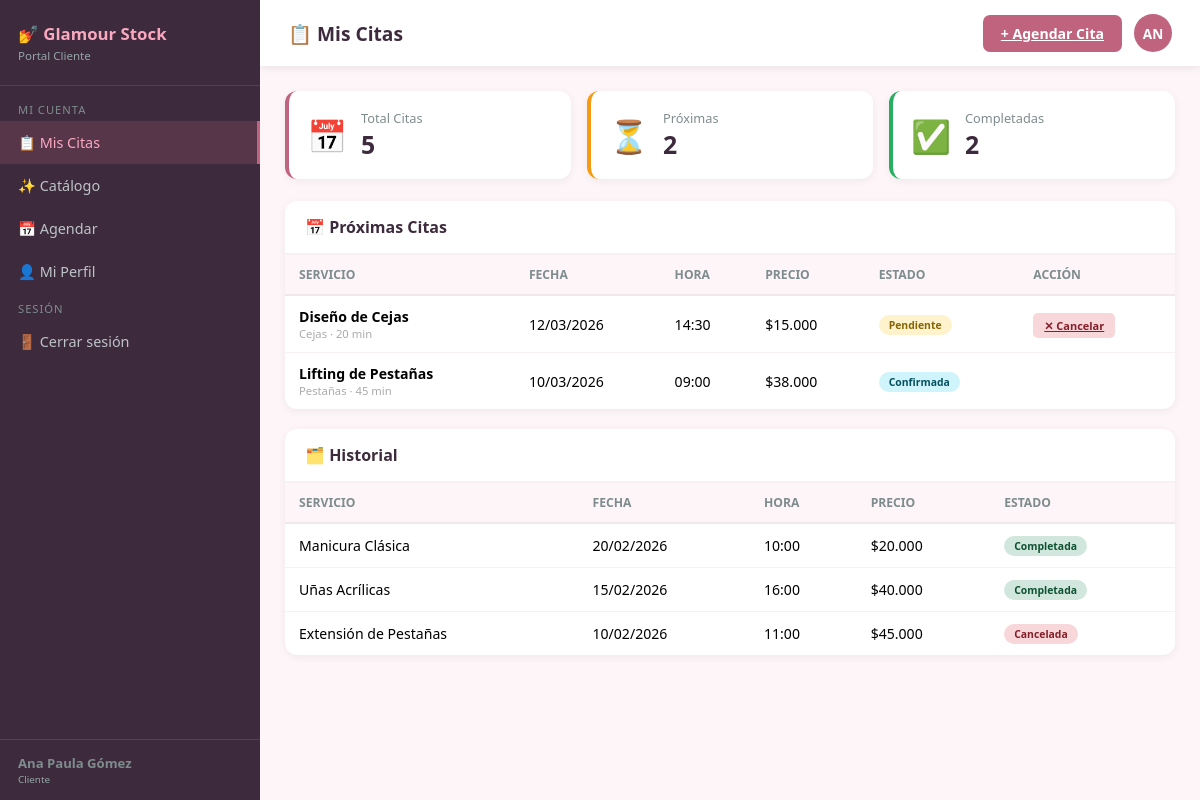
The page /index.php?controller=cliente&action=index (signed in) on the database its author committed.
### tables this page shows
CREATE TABLE `citas` (
  `id`             int NOT NULL AUTO_INCREMENT,
  `usuario_id`     int NOT NULL,
  `empleado_id`    int DEFAULT NULL,
  `servicio_id`    int NOT NULL,
  `fecha`          date NOT NULL,
  `hora`           time NOT NULL,
  `estado`         enum('pendiente','confirmada','completada','cancelada') NOT NULL DEFAULT 'pendiente',
  `comentarios`    text DEFAULT NULL,
  `fecha_creacion` timestamp NOT NULL DEFAULT CURRENT_TIMESTAMP,
  PRIMARY KEY (`id`),
  KEY `usuario_id`  (`usuario_id`),
  KEY `empleado_id` (`empleado_id`),
  KEY `servicio_id` (`servicio_id`),
  CONSTRAINT `citas_empleado` FOREIGN KEY (`empleado_id`) REFERENCES `usuarios` (`id`) ON DELETE SET NULL,
  CONSTRAINT `citas_servicio` FOREIGN KEY (`servicio_id`) REFERENCES `servicios` (`id`) ON DELETE CASCADE,
  CONSTRAINT `citas_usuario`  FOREIGN KEY (`usuario_id`)  REFERENCES `usuarios`  (`id`) ON DELETE CASCADE
);

CREATE TABLE `servicios` (
  `id`          int NOT NULL AUTO_INCREMENT,
  `nombre`      varchar(100) NOT NULL,
  `descripcion` text DEFAULT NULL,
  `precio`      decimal(10,2) DEFAULT NULL,
  `duracion`    int DEFAULT NULL,
  `categoria`   varchar(50) DEFAULT NULL,
  `activo`      tinyint(1) NOT NULL DEFAULT '1',
  PRIMARY KEY (`id`)
);

### controllers/clientecontroller.php (called while the page is built, shortened)
<?php
require_once __DIR__ . '/../includes/Auth.php';
require_once __DIR__ . '/../models/CitaModel.php';
class ClienteController {
    public function index() {
        $usuario  = Auth::usuarioActual();
        $citaModel = new CitaModel();
        $citas = $citaModel->getCitasPorUsuario($usuario['id']);
        require_once __DIR__ . '/../views/cliente/index.php';
    }
}

### includes/Auth.php (called while the page is built, shortened)
<?php
require_once __DIR__ . '/../config/db.php';
class Auth {
    public static function usuarioActual(): array {
        return $_SESSION['gs_user'] ?? [];
    }
}

### config/db.php (called while the page is built, shortened)
<?php
class Database {
    private static $instance = null;
    private $conn;
    private function __construct() {
        try {
            $dsn = "mysql:host=" . DB_HOST . ";dbname=" . DB_NAME . ";charset=" . DB_CHARSET;
            $options = [
                PDO::ATTR_ERRMODE            => PDO::ERRMODE_EXCEPTION,
                PDO::ATTR_DEFAULT_FETCH_MODE => PDO::FETCH_ASSOC,
                PDO::ATTR_EMULATE_PREPARES   => false,
            ];
            $this->conn = new PDO($dsn, DB_USER, DB_PASS, $options);
        } catch (PDOException $e) {
            error_log("Error de conexión: " . $e->getMessage());
            die("Error de conexión a la base de datos.");
        }
    }
    public static function getInstance() {
        if (self::$instance === null) {
            self::$instance = new self();
        }
        return self::$instance;
    }
    public function getConnection() {
        return $this->conn;
    }
}
function getDB() {
    return Database::getInstance()->getConnection();
}

### models/CitaModel.php (called while the page is built, shortened)
<?php
require_once __DIR__ . '/../config/db.php';
class CitaModel {
    private $db;
    public function __construct() {
        $this->db = getDB();
    }
    public function getCitasPorUsuario($usuario_id) {
        $stmt = $this->db->prepare("
            SELECT c.*, s.nombre AS servicio_nombre, s.precio, s.duracion, s.categoria,
                   e.nombre AS empleado_nombre
            FROM citas c
            JOIN servicios s ON s.id=c.servicio_id
            LEFT JOIN usuarios e ON e.id=c.empleado_id
            WHERE c.usuario_id=?
            ORDER BY c.fecha DESC, c.hora DESC
        ");
        $stmt->execute([$usuario_id]);
        return $stmt->fetchAll();
    }
}

### views/cliente/index.php (the view, shortened to what this page needs)
<!DOCTYPE html>
<html lang="es">
<head>
<link rel="stylesheet" href="public/css/main.css">
</head>
<body>
<?php require_once __DIR__ . '/../_menu.php'; ?>
<div class="main">
  <div class="topbar">
    <div class="topbar-title">📋 Mis Citas</div>
    <div class="topbar-right">
      <a href="index.php?controller=cliente&action=agendar" class="btn-primary">+ Agendar Cita</a>
      <div class="avatar"><?= strtoupper(substr($usuario['nombre'],0,2)) ?></div>
    </div>
  </div>
  <div class="content">
    <?php
    $proximas   = array_filter($citas, fn($c) => in_array($c['estado'],['pendiente','confirmada']));
    $historial  = array_filter($citas, fn($c) => in_array($c['estado'],['completada','cancelada']));
    ?>
    <div class="kpis">
      <div class="kpi pink"><div class="kpi-icon">📅</div><div><div class="kpi-label">Total Citas</div><div class="kpi-value"><?= count($citas) ?></div></div></div>
      <div class="kpi orange"><div class="kpi-icon">⏳</div><div><div class="kpi-label">Próximas</div><div class="kpi-value"><?= count($proximas) ?></div></div></div>
      <div class="kpi green"><div class="kpi-icon">✅</div><div><div class="kpi-label">Completadas</div><div class="kpi-value"><?= count(array_filter($citas,fn($c)=>$c['estado']==='completada')) ?></div></div></div>
    </div>
    <?php if (!empty($proximas)): ?>
    <div class="panel">
      <div class="panel-header"><div class="panel-title">📅 Próximas Citas</div></div>
      <div style="overflow-x:auto"><table>
        <thead><tr><th>Servicio</th><th>Fecha</th><th>Hora</th><th>Precio</th><th>Estado</th><th>Acción</th></tr></thead>
        <tbody>
        <?php foreach($proximas as $c): ?>
        <tr>
          <td>
            <div style="font-weight:600"><?= htmlspecialchars($c['servicio_nombre']) ?></div>
            <div style="font-size:.8em;color:#aaa"><?= htmlspecialchars($c['categoria']??'') ?> · <?= $c['duracion'] ?> min</div>
          </td>
          <td><?= date('d/m/Y', strtotime($c['fecha'])) ?></td>
          <td><?= substr($c['hora'],0,5) ?></td>
          <td>$<?= number_format($c['precio'],0,',','.') ?></td>
          <td><span class="badge badge-<?= $c['estado'] ?>"><?= ucfirst($c['estado']) ?></span></td>
          <td>
            <?php if ($c['estado']==='pendiente'): ?>
            <a href="index.php?controller=cliente&action=cancelarCita&id=<?= $c['id'] ?>"
               class="btn-accion btn-cancel"
               onclick="return confirm('¿Cancelar esta cita?')">✕ Cancelar</a>
            <?php endif; ?>
          </td>
        </tr>
        <?php endforeach; ?>
        </tbody>
      </table></div>
    </div>
    <?php endif; ?>
    <?php if (!empty($historial)): ?>
    <div class="panel">
      <div class="panel-header"><div class="panel-title">🗂️ Historial</div></div>
      <div style="overflow-x:auto"><table>
        <thead><tr><th>Servicio</th><th>Fecha</th><th>Hora</th><th>Precio</th><th>Estado</th></tr></thead>
        <tbody>
        <?php foreach($historial as $c): ?>
        <tr>
          <td><?= htmlspecialchars($c['servicio_nombre']) ?></td>
          <td><?= date('d/m/Y', strtotime($c['fecha'])) ?></td>
          <td><?= substr($c['hora'],0,5) ?></td>
          <td>$<?= number_format($c['precio'],0,',','.') ?></td>
          <td><span class="badge badge-<?= $c['estado'] ?>"><?= ucfirst($c['estado']) ?></span></td>
        </tr>
        <?php endforeach; ?>
        </tbody>
      </table></div>
    </div>
    <?php endif; ?>
  </div>
</div>
</body>
</html>

### public/css/main.css (style rules this page uses)
*, *::before, *::after { margin:0; padding:0; box-sizing:border-box }
:root { --primary:#c0637e; --primary-dark:#a5506a; --secondary:#3d2b3d; --accent:#f9a8c0; --danger:#e74c3c; --warning:#f39c12; --info:#2980b9; --success:#27ae60; --sidebar-w:260px; --bg:#fdf5f8; }
body { font-family:'Segoe UI',system-ui,sans-serif; background:var(--bg); display:flex; min-height:100vh }
.main { margin-left:var(--sidebar-w); flex:1; display:flex; flex-direction:column; min-width:0 }
.topbar { background:white; padding:14px 28px; display:flex; justify-content:space-between; align-items:center; box-shadow:0 2px 8px rgba(0,0,0,.08); position:sticky; top:0; z-index:100 }
.topbar-title { font-size:1.2em; font-weight:700; color:var(--secondary) }
.topbar-right { display:flex; align-items:center; gap:12px }
.avatar { width:38px; height:38px; border-radius:50%; background:var(--primary); color:white; display:flex; align-items:center; justify-content:center; font-weight:700; font-size:.85em }
.content { padding:25px; flex:1 }
.kpis { display:grid; grid-template-columns:repeat(auto-fit,minmax(190px,1fr)); gap:16px; margin-bottom:22px }
.kpi { background:white; border-radius:12px; padding:18px; box-shadow:0 2px 8px rgba(0,0,0,.06); display:flex; align-items:center; gap:14px; border-left:4px solid transparent }
.kpi.pink { border-color:var(--primary) }
.kpi.green { border-color:var(--success) }
.kpi.orange { border-color:var(--warning) }
.kpi-icon { font-size:2em }
.kpi-label { font-size:.8em; color:#7f8c8d }
.kpi-value { font-size:1.55em; font-weight:700; color:var(--secondary) }
.panel { background:white; border-radius:12px; box-shadow:0 2px 8px rgba(0,0,0,.06); overflow:hidden; margin-bottom:20px }
.panel-header { padding:15px 20px; border-bottom:2px solid #f9f0f3; display:flex; justify-content:space-between; align-items:center }
.panel-title { font-size:1em; font-weight:700; color:var(--secondary) }
table { width:100%; border-collapse:collapse }
th { text-align:left; padding:11px 14px; font-size:.76em; text-transform:uppercase; color:#7f8c8d; background:#fdf5f8; border-bottom:2px solid #f0e8ec }
td { padding:11px 14px; border-bottom:1px solid #f8f0f4; font-size:.88em; vertical-align:middle }
tr:last-child td { border:0 }
.badge { display:inline-block; padding:3px 10px; border-radius:20px; font-size:.74em; font-weight:700 }
.badge-pendiente { background:#fff3cd; color:#856404 }
.badge-confirmada { background:#cff4fc; color:#055160 }
.badge-completada { background:#d1e7dd; color:#0f5132 }
.badge-cancelada { background:#f8d7da; color:#842029 }
.btn-accion { padding:5px 11px; border-radius:5px; font-size:.78em; font-weight:600; border:none; cursor:pointer; transition:all .2s }
.btn-primary { padding:9px 18px; background:var(--primary); color:white; border:none; border-radius:7px; font-weight:700; font-size:.88em; cursor:pointer }
.btn-cancel { background:#f8d7da; color:#842029 }

### views/_menu.php (style rules this page uses)
:root { --primary:#c0637e; --primary-dark:#a5506a; --secondary:#3d2b3d; --accent:#f9a8c0;--sidebar-w:260px }
.main { margin-left:var(--sidebar-w) }

### rows shown on the page
citas: servicio.nombre "Diseño de Cejas", servicio.categoria "Cejas", servicio.duracion "20", fecha "12/03/2026", hora "14:30", servicio.precio "15.000", estado "Pendiente"
citas: servicio.nombre "Lifting de Pestañas", servicio.categoria "Pestañas", servicio.duracion "45", fecha "10/03/2026", hora "09:00", servicio.precio "38.000", estado "Confirmada"
citas: servicio.nombre "Manicura Clásica", fecha "20/02/2026", hora "10:00", servicio.precio "20.000", estado "Completada"
citas: servicio.nombre "Uñas Acrílicas", fecha "15/02/2026", hora "16:00", servicio.precio "40.000", estado "Completada"
citas: servicio.nombre "Extensión de Pestañas", fecha "10/02/2026", hora "11:00", servicio.precio "45.000", estado "Cancelada"

### other values the page prints
$usuario['nombre'] "Ana Paula Gómez"
$usuario['rol'] "Cliente"
substr($usuario['nombre'],0,2) "AN"
count($citas) "5"
count($proximas) "2"
count(array_filter($citas,fn($c)=>$c['estado']==='completada')) "2"
